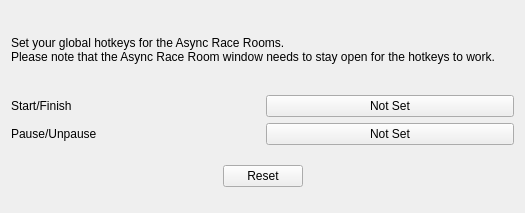
<?xml version="1.0" encoding="UTF-8"?>
<ui version="4.0">
 <class>HotkeyWidget</class>
 <widget class="QWidget" name="HotkeyWidget">
  <property name="geometry">
   <rect>
    <x>0</x>
    <y>0</y>
    <width>525</width>
    <height>213</height>
   </rect>
  </property>
  <property name="sizePolicy">
   <sizepolicy hsizetype="Minimum" vsizetype="Minimum">
    <horstretch>0</horstretch>
    <verstretch>0</verstretch>
   </sizepolicy>
  </property>
  <property name="minimumSize">
   <size>
    <width>0</width>
    <height>0</height>
   </size>
  </property>
  <property name="maximumSize">
   <size>
    <width>16777215</width>
    <height>16777215</height>
   </size>
  </property>
  <property name="windowTitle">
   <string>Hotkeys</string>
  </property>
  <layout class="QVBoxLayout" name="verticalLayout">
   <property name="sizeConstraint">
    <enum>QLayout::SizeConstraint::SetMinimumSize</enum>
   </property>
   <item>
    <widget class="QLabel" name="title_label">
     <property name="maximumSize">
      <size>
       <width>5000</width>
       <height>50</height>
      </size>
     </property>
     <property name="sizeIncrement">
      <size>
       <width>0</width>
       <height>0</height>
      </size>
     </property>
     <property name="text">
      <string>&lt;html&gt;&lt;head/&gt;&lt;body&gt;&lt;p&gt;Set your global hotkeys for the Async Race Rooms.&lt;br&gt;Please note that the Async Race Room window needs to stay open for the hotkeys to work.&lt;/p&gt;&lt;/body&gt;&lt;/html&gt;</string>
     </property>
     <property name="wordWrap">
      <bool>true</bool>
     </property>
    </widget>
   </item>
   <item>
    <layout class="QVBoxLayout" name="vertical_button_layout">
     <property name="sizeConstraint">
      <enum>QLayout::SizeConstraint::SetFixedSize</enum>
     </property>
     <item>
      <layout class="QHBoxLayout" name="start_finish_layout">
       <item>
        <widget class="QLabel" name="start_finish_label">
         <property name="text">
          <string>Start/Finish</string>
         </property>
        </widget>
       </item>
       <item>
        <widget class="QPushButton" name="start_finish_button">
         <property name="text">
          <string>Not Set</string>
         </property>
        </widget>
       </item>
      </layout>
     </item>
     <item>
      <layout class="QHBoxLayout" name="pause_layout">
       <item>
        <widget class="QLabel" name="pause_label">
         <property name="text">
          <string>Pause/Unpause</string>
         </property>
        </widget>
       </item>
       <item>
        <widget class="QPushButton" name="pause_button">
         <property name="sizePolicy">
          <sizepolicy hsizetype="Minimum" vsizetype="Fixed">
           <horstretch>0</horstretch>
           <verstretch>0</verstretch>
          </sizepolicy>
         </property>
         <property name="text">
          <string>Not Set</string>
         </property>
        </widget>
       </item>
      </layout>
     </item>
    </layout>
   </item>
   <item>
    <widget class="QDialogButtonBox" name="dialog_buttons">
     <property name="orientation">
      <enum>Qt::Orientation::Horizontal</enum>
     </property>
     <property name="standardButtons">
      <set>QDialogButtonBox::StandardButton::Reset</set>
     </property>
     <property name="centerButtons">
      <bool>true</bool>
     </property>
    </widget>
   </item>
  </layout>
 </widget>
 <resources/>
 <connections/>
</ui>
